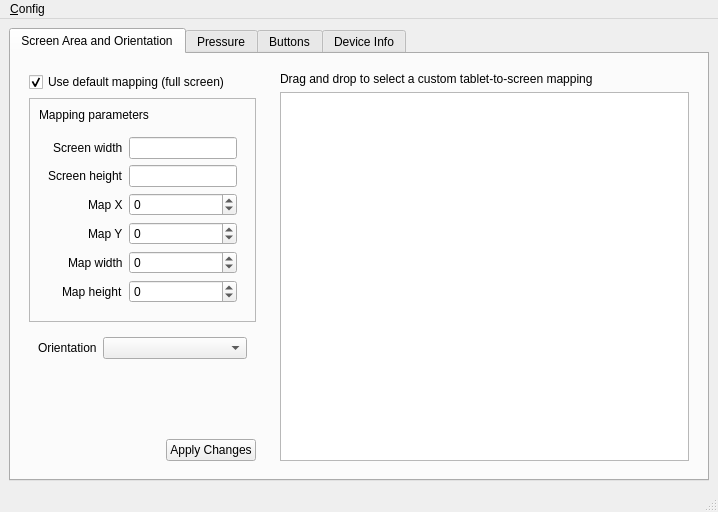
<?xml version="1.0" encoding="UTF-8"?>
<ui version="4.0">
 <class>MainWindow</class>
 <widget class="QMainWindow" name="MainWindow">
  <property name="geometry">
   <rect>
    <x>0</x>
    <y>0</y>
    <width>718</width>
    <height>512</height>
   </rect>
  </property>
  <property name="windowTitle">
   <string>VEIKK Linux Driver Configuration Tool</string>
  </property>
  <widget class="QWidget" name="centralwidget">
   <property name="sizePolicy">
    <sizepolicy hsizetype="Preferred" vsizetype="Preferred">
     <horstretch>0</horstretch>
     <verstretch>0</verstretch>
    </sizepolicy>
   </property>
   <layout class="QHBoxLayout" name="horizontalLayout">
    <item>
     <widget class="QTabWidget" name="tab_widget">
      <property name="minimumSize">
       <size>
        <width>700</width>
        <height>450</height>
       </size>
      </property>
      <property name="tabPosition">
       <enum>QTabWidget::North</enum>
      </property>
      <property name="tabShape">
       <enum>QTabWidget::Rounded</enum>
      </property>
      <property name="currentIndex">
       <number>0</number>
      </property>
      <widget class="QWidget" name="tab_1">
       <attribute name="title">
        <string>Screen Area and Orientation</string>
       </attribute>
       <layout class="QHBoxLayout" name="horizontalLayout_4">
        <item>
         <widget class="QWidget" name="widget_2" native="true">
          <property name="sizePolicy">
           <sizepolicy hsizetype="Fixed" vsizetype="Preferred">
            <horstretch>0</horstretch>
            <verstretch>0</verstretch>
           </sizepolicy>
          </property>
          <layout class="QVBoxLayout" name="verticalLayout_5">
           <item>
            <widget class="QCheckBox" name="screen_default_map">
             <property name="text">
              <string>Use default mapping (full screen)</string>
             </property>
             <property name="checked">
              <bool>true</bool>
             </property>
            </widget>
           </item>
           <item>
            <widget class="QFrame" name="frame">
             <property name="sizePolicy">
              <sizepolicy hsizetype="Preferred" vsizetype="Fixed">
               <horstretch>0</horstretch>
               <verstretch>0</verstretch>
              </sizepolicy>
             </property>
             <property name="frameShape">
              <enum>QFrame::StyledPanel</enum>
             </property>
             <property name="frameShadow">
              <enum>QFrame::Raised</enum>
             </property>
             <layout class="QVBoxLayout" name="verticalLayout_2">
              <item>
               <widget class="QLabel" name="label_5">
                <property name="text">
                 <string>Mapping parameters</string>
                </property>
               </widget>
              </item>
              <item>
               <widget class="QWidget" name="formWidget" native="true">
                <property name="sizePolicy">
                 <sizepolicy hsizetype="Preferred" vsizetype="Preferred">
                  <horstretch>0</horstretch>
                  <verstretch>0</verstretch>
                 </sizepolicy>
                </property>
                <layout class="QFormLayout" name="formLayout">
                 <property name="labelAlignment">
                  <set>Qt::AlignRight|Qt::AlignTrailing|Qt::AlignVCenter</set>
                 </property>
                 <property name="formAlignment">
                  <set>Qt::AlignRight|Qt::AlignTop|Qt::AlignTrailing</set>
                 </property>
                 <item row="3" column="0">
                  <widget class="QLabel" name="label">
                   <property name="text">
                    <string>Map X</string>
                   </property>
                  </widget>
                 </item>
                 <item row="4" column="0">
                  <widget class="QLabel" name="label_2">
                   <property name="text">
                    <string>Map Y</string>
                   </property>
                  </widget>
                 </item>
                 <item row="5" column="0">
                  <widget class="QLabel" name="label_3">
                   <property name="text">
                    <string>Map width</string>
                   </property>
                  </widget>
                 </item>
                 <item row="6" column="0">
                  <widget class="QLabel" name="label_4">
                   <property name="text">
                    <string>Map height</string>
                   </property>
                  </widget>
                 </item>
                 <item row="3" column="1">
                  <widget class="QSpinBox" name="screen_map_x">
                   <property name="minimum">
                    <number>-100000</number>
                   </property>
                   <property name="maximum">
                    <number>100000</number>
                   </property>
                  </widget>
                 </item>
                 <item row="4" column="1">
                  <widget class="QSpinBox" name="screen_map_y">
                   <property name="minimum">
                    <number>-100000</number>
                   </property>
                   <property name="maximum">
                    <number>100000</number>
                   </property>
                  </widget>
                 </item>
                 <item row="5" column="1">
                  <widget class="QSpinBox" name="screen_map_width">
                   <property name="minimum">
                    <number>-100000</number>
                   </property>
                   <property name="maximum">
                    <number>100000</number>
                   </property>
                  </widget>
                 </item>
                 <item row="6" column="1">
                  <widget class="QSpinBox" name="screen_map_height">
                   <property name="minimum">
                    <number>-100000</number>
                   </property>
                   <property name="maximum">
                    <number>100000</number>
                   </property>
                  </widget>
                 </item>
                 <item row="1" column="0">
                  <widget class="QLabel" name="label_15">
                   <property name="text">
                    <string>Screen width</string>
                   </property>
                  </widget>
                 </item>
                 <item row="2" column="0">
                  <widget class="QLabel" name="label_16">
                   <property name="text">
                    <string>Screen height</string>
                   </property>
                  </widget>
                 </item>
                 <item row="1" column="1">
                  <widget class="QLineEdit" name="screen_width">
                   <property name="readOnly">
                    <bool>true</bool>
                   </property>
                  </widget>
                 </item>
                 <item row="2" column="1">
                  <widget class="QLineEdit" name="screen_height">
                   <property name="readOnly">
                    <bool>true</bool>
                   </property>
                  </widget>
                 </item>
                </layout>
               </widget>
              </item>
             </layout>
            </widget>
           </item>
           <item>
            <widget class="QWidget" name="formWidget" native="true">
             <property name="sizePolicy">
              <sizepolicy hsizetype="Preferred" vsizetype="Fixed">
               <horstretch>0</horstretch>
               <verstretch>0</verstretch>
              </sizepolicy>
             </property>
             <layout class="QFormLayout" name="formLayout_2">
              <item row="1" column="0">
               <widget class="QLabel" name="label_9">
                <property name="text">
                 <string>Orientation</string>
                </property>
               </widget>
              </item>
              <item row="1" column="1">
               <widget class="QComboBox" name="screen_orientation"/>
              </item>
             </layout>
            </widget>
           </item>
           <item>
            <spacer name="verticalSpacer_2">
             <property name="orientation">
              <enum>Qt::Vertical</enum>
             </property>
             <property name="sizeHint" stdset="0">
              <size>
               <width>20</width>
               <height>40</height>
              </size>
             </property>
            </spacer>
           </item>
           <item>
            <widget class="QWidget" name="widget" native="true">
             <property name="sizePolicy">
              <sizepolicy hsizetype="Preferred" vsizetype="Preferred">
               <horstretch>0</horstretch>
               <verstretch>0</verstretch>
              </sizepolicy>
             </property>
             <property name="layoutDirection">
              <enum>Qt::RightToLeft</enum>
             </property>
             <layout class="QHBoxLayout" name="horizontalLayout_2">
              <property name="sizeConstraint">
               <enum>QLayout::SetFixedSize</enum>
              </property>
              <property name="leftMargin">
               <number>0</number>
              </property>
              <property name="topMargin">
               <number>0</number>
              </property>
              <property name="rightMargin">
               <number>0</number>
              </property>
              <property name="bottomMargin">
               <number>0</number>
              </property>
              <item>
               <widget class="QPushButton" name="pushButton">
                <property name="sizePolicy">
                 <sizepolicy hsizetype="Fixed" vsizetype="Fixed">
                  <horstretch>0</horstretch>
                  <verstretch>0</verstretch>
                 </sizepolicy>
                </property>
                <property name="text">
                 <string>Apply Changes</string>
                </property>
               </widget>
              </item>
              <item>
               <spacer name="horizontalSpacer">
                <property name="orientation">
                 <enum>Qt::Horizontal</enum>
                </property>
                <property name="sizeHint" stdset="0">
                 <size>
                  <width>40</width>
                  <height>20</height>
                 </size>
                </property>
               </spacer>
              </item>
             </layout>
            </widget>
           </item>
          </layout>
         </widget>
        </item>
        <item>
         <widget class="QWidget" name="widget_3" native="true">
          <layout class="QVBoxLayout" name="verticalLayout">
           <item>
            <widget class="QLabel" name="label_6">
             <property name="text">
              <string>Drag and drop to select a custom tablet-to-screen mapping</string>
             </property>
            </widget>
           </item>
           <item>
            <widget class="QGraphicsView" name="screen_map_view"/>
           </item>
          </layout>
         </widget>
        </item>
       </layout>
      </widget>
      <widget class="QWidget" name="tab_2">
       <attribute name="title">
        <string>Pressure</string>
       </attribute>
       <layout class="QHBoxLayout" name="horizontalLayout_3">
        <item>
         <widget class="QWidget" name="widget_2" native="true">
          <property name="sizePolicy">
           <sizepolicy hsizetype="Fixed" vsizetype="Preferred">
            <horstretch>0</horstretch>
            <verstretch>0</verstretch>
           </sizepolicy>
          </property>
          <layout class="QVBoxLayout" name="verticalLayout_6">
           <item>
            <widget class="QFrame" name="frame_2">
             <property name="frameShape">
              <enum>QFrame::StyledPanel</enum>
             </property>
             <property name="frameShadow">
              <enum>QFrame::Raised</enum>
             </property>
             <layout class="QVBoxLayout" name="verticalLayout_8">
              <item>
               <widget class="QLabel" name="label_14">
                <property name="text">
                 <string>Pressure mapping (cubic) coefficients</string>
                </property>
               </widget>
              </item>
              <item>
               <widget class="QWidget" name="formWidget" native="true">
                <layout class="QFormLayout" name="formLayout_3">
                 <property name="labelAlignment">
                  <set>Qt::AlignRight|Qt::AlignTrailing|Qt::AlignVCenter</set>
                 </property>
                 <item row="0" column="0">
                  <widget class="QLabel" name="label_10">
                   <property name="text">
                    <string>a3</string>
                   </property>
                  </widget>
                 </item>
                 <item row="0" column="1">
                  <widget class="QDoubleSpinBox" name="pressure_coef_a3">
                   <property name="minimum">
                    <double>-327.680000000000007</double>
                   </property>
                   <property name="maximum">
                    <double>327.670000000000016</double>
                   </property>
                   <property name="singleStep">
                    <double>0.010000000000000</double>
                   </property>
                  </widget>
                 </item>
                 <item row="1" column="0">
                  <widget class="QLabel" name="label_11">
                   <property name="text">
                    <string>a2</string>
                   </property>
                  </widget>
                 </item>
                 <item row="1" column="1">
                  <widget class="QDoubleSpinBox" name="pressure_coef_a2">
                   <property name="minimum">
                    <double>-327.680000000000007</double>
                   </property>
                   <property name="maximum">
                    <double>327.670000000000016</double>
                   </property>
                   <property name="singleStep">
                    <double>0.010000000000000</double>
                   </property>
                  </widget>
                 </item>
                 <item row="2" column="0">
                  <widget class="QLabel" name="label_12">
                   <property name="text">
                    <string>a1</string>
                   </property>
                  </widget>
                 </item>
                 <item row="2" column="1">
                  <widget class="QDoubleSpinBox" name="pressure_coef_a1">
                   <property name="minimum">
                    <double>-327.680000000000007</double>
                   </property>
                   <property name="maximum">
                    <double>327.670000000000016</double>
                   </property>
                   <property name="singleStep">
                    <double>0.010000000000000</double>
                   </property>
                   <property name="value">
                    <double>1.000000000000000</double>
                   </property>
                  </widget>
                 </item>
                 <item row="3" column="0">
                  <widget class="QLabel" name="label_13">
                   <property name="text">
                    <string>a0</string>
                   </property>
                  </widget>
                 </item>
                 <item row="3" column="1">
                  <widget class="QDoubleSpinBox" name="pressure_coef_a0">
                   <property name="minimum">
                    <double>-327.680000000000007</double>
                   </property>
                   <property name="singleStep">
                    <double>0.010000000000000</double>
                   </property>
                   <property name="value">
                    <double>0.000000000000000</double>
                   </property>
                  </widget>
                 </item>
                 <item row="4" column="0">
                  <widget class="QLabel" name="label_17">
                   <property name="text">
                    <string>Preset</string>
                   </property>
                  </widget>
                 </item>
                 <item row="4" column="1">
                  <widget class="QComboBox" name="comboBox_2"/>
                 </item>
                </layout>
               </widget>
              </item>
             </layout>
            </widget>
           </item>
           <item>
            <widget class="QLabel" name="label_18">
             <property name="text">
              <string>Test out pressure mapping</string>
             </property>
            </widget>
           </item>
           <item>
            <widget class="QGraphicsView" name="graphicsView_3"/>
           </item>
           <item>
            <widget class="QLabel" name="label_19">
             <property name="text">
              <string>(only available if default mapping set)</string>
             </property>
            </widget>
           </item>
           <item>
            <spacer name="verticalSpacer_3">
             <property name="orientation">
              <enum>Qt::Vertical</enum>
             </property>
             <property name="sizeHint" stdset="0">
              <size>
               <width>20</width>
               <height>40</height>
              </size>
             </property>
            </spacer>
           </item>
           <item>
            <widget class="QWidget" name="widget_4" native="true">
             <property name="sizePolicy">
              <sizepolicy hsizetype="Preferred" vsizetype="Preferred">
               <horstretch>0</horstretch>
               <verstretch>0</verstretch>
              </sizepolicy>
             </property>
             <layout class="QHBoxLayout" name="horizontalLayout_5">
              <item>
               <spacer name="horizontalSpacer_2">
                <property name="orientation">
                 <enum>Qt::Horizontal</enum>
                </property>
                <property name="sizeHint" stdset="0">
                 <size>
                  <width>40</width>
                  <height>20</height>
                 </size>
                </property>
               </spacer>
              </item>
              <item>
               <widget class="QPushButton" name="pushButton_2">
                <property name="text">
                 <string>Apply Changes</string>
                </property>
               </widget>
              </item>
             </layout>
            </widget>
           </item>
          </layout>
         </widget>
        </item>
        <item>
         <widget class="QWidget" name="widget_5" native="true">
          <layout class="QVBoxLayout" name="verticalLayout_7">
           <item alignment="Qt::AlignHCenter">
            <widget class="QLabel" name="label_8">
             <property name="sizePolicy">
              <sizepolicy hsizetype="Preferred" vsizetype="Fixed">
               <horstretch>0</horstretch>
               <verstretch>0</verstretch>
              </sizepolicy>
             </property>
             <property name="text">
              <string>Drag control points to change the pressure mapping</string>
             </property>
            </widget>
           </item>
           <item alignment="Qt::AlignHCenter">
            <widget class="QGraphicsView" name="pressure_curve_view">
             <property name="sizePolicy">
              <sizepolicy hsizetype="Fixed" vsizetype="Fixed">
               <horstretch>0</horstretch>
               <verstretch>0</verstretch>
              </sizepolicy>
             </property>
             <property name="minimumSize">
              <size>
               <width>300</width>
               <height>300</height>
              </size>
             </property>
             <property name="layoutDirection">
              <enum>Qt::LeftToRight</enum>
             </property>
            </widget>
           </item>
          </layout>
         </widget>
        </item>
       </layout>
      </widget>
      <widget class="QWidget" name="tab_3">
       <property name="sizePolicy">
        <sizepolicy hsizetype="Preferred" vsizetype="Preferred">
         <horstretch>0</horstretch>
         <verstretch>0</verstretch>
        </sizepolicy>
       </property>
       <attribute name="title">
        <string>Buttons</string>
       </attribute>
       <layout class="QVBoxLayout" name="verticalLayout_4">
        <property name="sizeConstraint">
         <enum>QLayout::SetDefaultConstraint</enum>
        </property>
        <property name="bottomMargin">
         <number>0</number>
        </property>
        <item>
         <widget class="QLabel" name="label_7">
          <property name="sizePolicy">
           <sizepolicy hsizetype="Preferred" vsizetype="Fixed">
            <horstretch>0</horstretch>
            <verstretch>0</verstretch>
           </sizepolicy>
          </property>
          <property name="text">
           <string>Button mapping is still a work in progress. Stay tuned!</string>
          </property>
         </widget>
        </item>
        <item>
         <spacer name="verticalSpacer">
          <property name="orientation">
           <enum>Qt::Vertical</enum>
          </property>
          <property name="sizeHint" stdset="0">
           <size>
            <width>20</width>
            <height>40</height>
           </size>
          </property>
         </spacer>
        </item>
       </layout>
      </widget>
      <widget class="QWidget" name="tab_4">
       <attribute name="title">
        <string>Device Info</string>
       </attribute>
       <layout class="QVBoxLayout" name="verticalLayout_3">
        <item>
         <widget class="QLabel" name="label_20">
          <property name="sizePolicy">
           <sizepolicy hsizetype="Preferred" vsizetype="Fixed">
            <horstretch>0</horstretch>
            <verstretch>0</verstretch>
           </sizepolicy>
          </property>
          <property name="text">
           <string>Device-specific info page is still a work in progress. Stay tuned!</string>
          </property>
         </widget>
        </item>
        <item>
         <spacer name="verticalSpacer_4">
          <property name="orientation">
           <enum>Qt::Vertical</enum>
          </property>
          <property name="sizeHint" stdset="0">
           <size>
            <width>20</width>
            <height>40</height>
           </size>
          </property>
         </spacer>
        </item>
       </layout>
      </widget>
     </widget>
    </item>
   </layout>
  </widget>
  <widget class="QMenuBar" name="menubar">
   <property name="geometry">
    <rect>
     <x>0</x>
     <y>0</y>
     <width>718</width>
     <height>22</height>
    </rect>
   </property>
   <widget class="QMenu" name="menuTODO">
    <property name="title">
     <string>&amp;Config</string>
    </property>
    <addaction name="action_apply_all"/>
    <addaction name="action_Load_config"/>
    <addaction name="action_Save"/>
    <addaction name="action_Save_as"/>
    <addaction name="action_About"/>
   </widget>
   <addaction name="menuTODO"/>
  </widget>
  <widget class="QStatusBar" name="statusbar"/>
  <action name="action_About">
   <property name="text">
    <string>&amp;About</string>
   </property>
  </action>
  <action name="action_Save_as">
   <property name="text">
    <string>Sa&amp;ve config as...</string>
   </property>
  </action>
  <action name="action_Save">
   <property name="text">
    <string>&amp;Save config</string>
   </property>
  </action>
  <action name="action_apply_all">
   <property name="text">
    <string>Apply all &amp;changes</string>
   </property>
  </action>
  <action name="action_Load_config">
   <property name="text">
    <string>&amp;Open config</string>
   </property>
  </action>
 </widget>
 <resources/>
 <connections/>
</ui>
